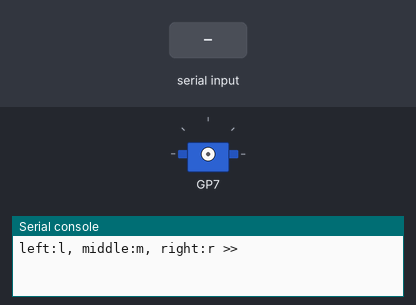
This program was run on a simulated Raspberry Pi Pico running MicroPython. Shown: servo, the last lines printed to the serial console. The test bench sets the inputs (shaded band). Servo angles are drawn from the pulse width (0.5 ms = 0°, 2.5 ms = 180°).

Above: at 1.2 s.
1.3 s: "l" typed at the serial console, then Enter
2.8 s: "m" typed at the serial console, then Enter
At 3.5 s:
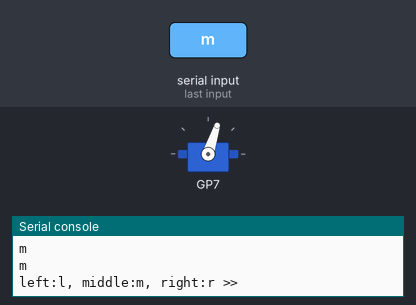
4.3 s: "r" typed at the serial console, then Enter
At 4.6 s:
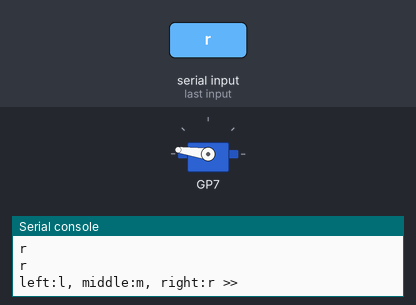
Timing chart, 0 to 7.3 s (numbered marks = the images above; inputs shaded):
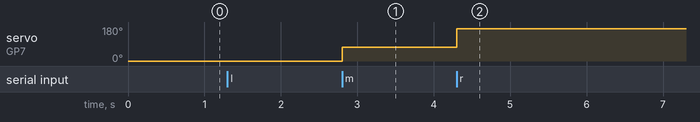

The program:

servo_all_class.py
```python
from machine import Pin,PWM

class ServoMotor:
    MIN_ANGLE = 1600                              # 서보모터가 0도일 때의 PWM 값
    MAX_ANGLE = 7900                              # 서보모터가 180도일 때의 PWM 값
    MID_ANGLE = (MIN_ANGLE + MAX_ANGLE) // 2      # 서보모터가 90도일 때의 PWM 값
    DEGREE_1 = (MAX_ANGLE - MIN_ANGLE) // 180     # 1도에 해당하는 PWM값 증가량 (7900-1600)//180=35

    def __init__(self,pwm):
        self.pwm=PWM(Pin(pwm))
        self.pwm.freq(50)                         # 서보모터는 50Hz PWM 신호를 사용

    def setDutyCycle(self,position):
        self.pwm.duty_u16(position)

    def setAngle(self, angle):
        if 0<=int(angle)<=180:                    # 각도가 0 ~ 180 범위 내에 있는지 확인
            # 각도를 PWM 값으로 변환하여 듀티 사이클 설정
            self.setDutyCycle(self.MIN_ANGLE+self.DEGREE_1*angle)

class SteeringMotor(ServoMotor):
    def __init__(self,pwm):
        super().__init__(pwm)
    def turnLeft(self):
        self.setAngle(0)
    def turnForward(self):
        self.setAngle(int(90*0.85))
    def turnRight(self):
        self.setAngle(180)

class SteeringMotorRemote:
    def __init__(self):
        self.steeringMotor=SteeringMotor(7)
    def control(self, cmd):
        if cmd=='l':
            self.steeringMotor.turnLeft()
        elif cmd=='m':
            self.steeringMotor.turnForward()
        elif cmd=='r':
            self.steeringMotor.turnRight()

if __name__=='__main__':
    steeringMotorRemote=SteeringMotorRemote()
    while True:
        cmd = input('left:l, middle:m, right:r >> ')
        print(cmd)
        steeringMotorRemote.control(cmd)
```

Measured:
- after the input at 2.8 s, servo on GP7: 0° → 72° at once
- after the input at 4.3 s, servo on GP7: 72° → 172° at once
